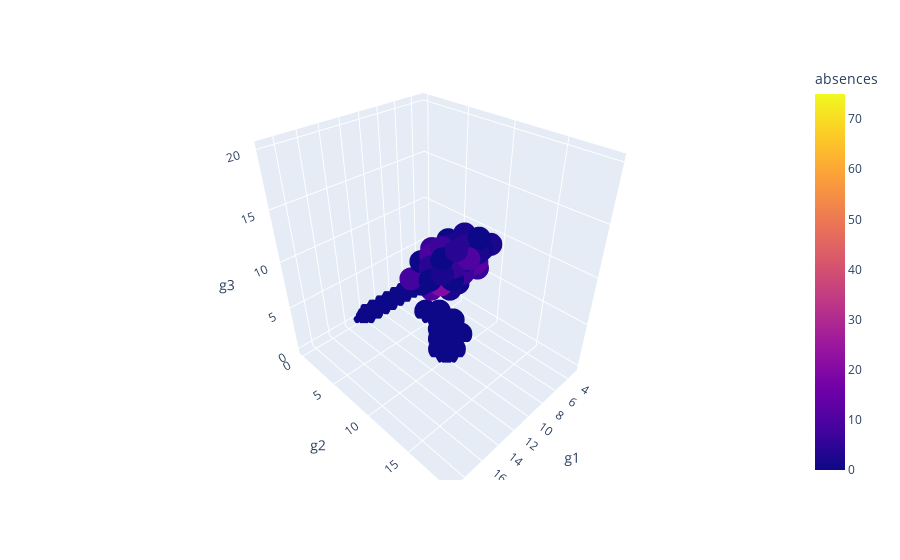

Notebook code for this chart:
### Code cell
## 2. Preprocessing
### 2.1 Diagnose Dataset
# There's nothing missing
import plotly.express as px
 
# load in iris data
df = data
 
# create 3D scatter plot
fig = px.scatter_3d(df, x='g1', y='g2', z='g3', color='absences')
fig.show()

### Figure 1 — Plotly figure (JSON) as saved in the notebook; plotly's stock layout.template omitted (floating-point values rounded to 4 significant figures; data arrays with more than 128 entries replaced by an {"elided": "..."} marker saying what was removed)
{"data": [{"hovertemplate": "g1=%{x}<br>g2=%{y}<br>g3=%{z}<br>absences=%{marker.color}<extra></extra>", "legendgroup": "", "marker": {"color": {"elided": "395 int values"}, "coloraxis": "coloraxis", "symbol": "circle"}, "mode": "markers", "name": "", "scene": "scene", "showlegend": false, "type": "scatter3d", "x": {"elided": "395 int values"}, "y": {"elided": "395 int values"}, "z": {"elided": "395 int values"}}], "layout": {"coloraxis": {"colorbar": {"title": {"text": "absences"}}, "colorscale": [[0, "#0d0887"], [0.1111, "#46039f"], [0.2222, "#7201a8"], [0.3333, "#9c179e"], [0.4444, "#bd3786"], [0.5556, "#d8576b"], [0.6667, "#ed7953"], [0.7778, "#fb9f3a"], [0.8889, "#fdca26"], [1, "#f0f921"]]}, "legend": {"tracegroupgap": 0}, "margin": {"t": 60}, "scene": {"domain": {"x": [0, 1], "y": [0, 1]}, "xaxis": {"title": {"text": "g1"}}, "yaxis": {"title": {"text": "g2"}}, "zaxis": {"title": {"text": "g3"}}}}}
